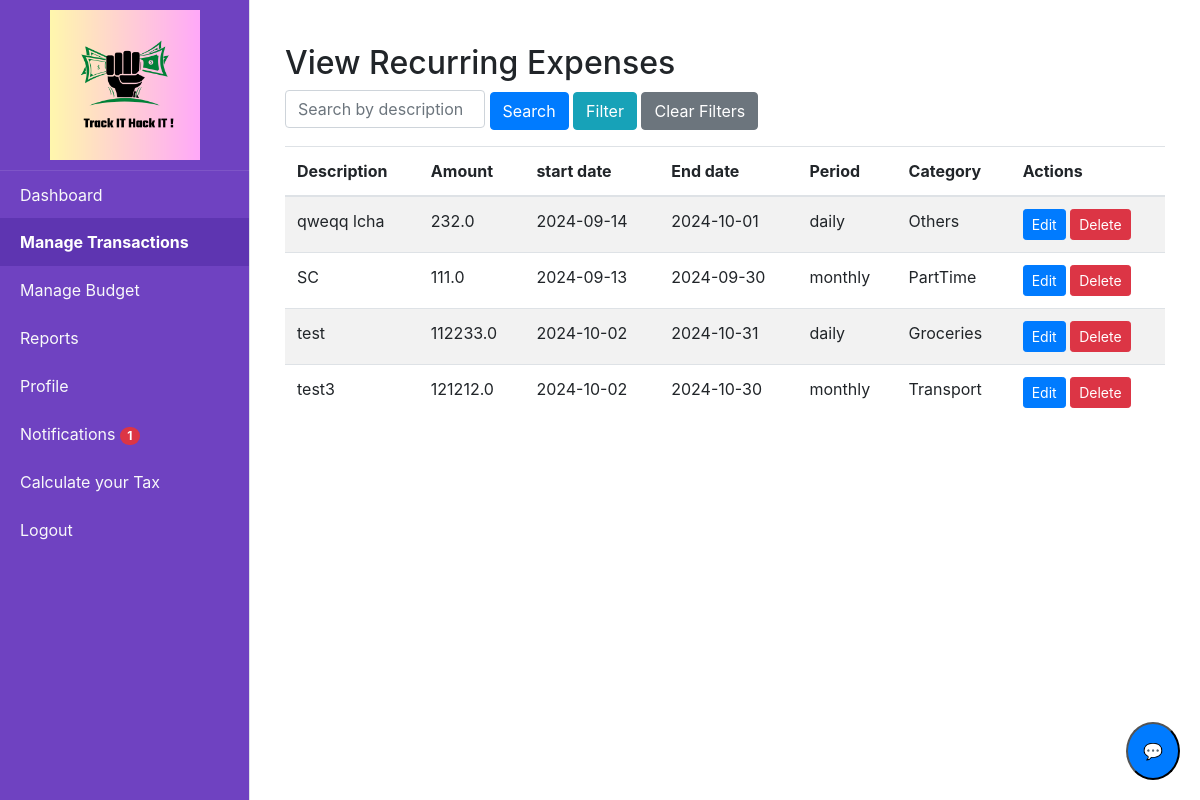
The app's page /view_recurring_expenses (signed in), older data.
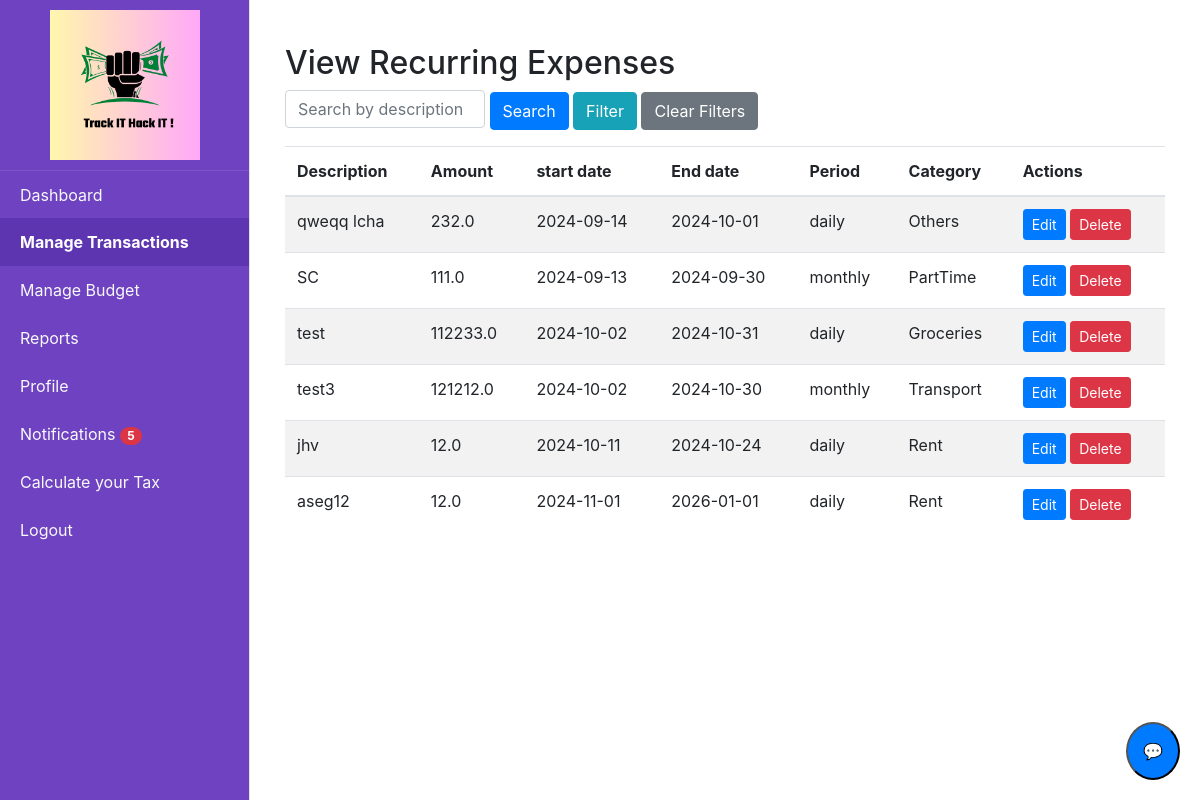
The same page, newer data.
### tables this page shows
CREATE TABLE recurring_expenses (id INTEGER PRIMARY KEY AUTOINCREMENT, user_id INTEGER NOT NULL, description TEXT NOT NULL, amount REAL NOT NULL, start_date DATE NOT NULL, period TEXT NOT NULL, category_id INTEGER NOT NULL REFERENCES category (id), next_due_date DATE NOT NULL, end_date DATE, document TEXT, FOREIGN KEY (user_id) REFERENCES users (id));

CREATE TABLE category (id INTEGER PRIMARY KEY AUTOINCREMENT, name TEXT NOT NULL, is_income INTEGER DEFAULT (0));

### app.py (the view, shortened to what this page needs)
@app.route('/view_recurring_expenses', methods=['GET', 'POST'])
@login_required
def view_recurring_expenses():
    search = request.args.get('search', '')
    category = request.args.get('category', '')
    start_date = request.args.get('start_date', '')
    end_date = request.args.get('end_date', '')
    amount_comparison = request.args.get('amount_comparison', '')
    amount_value = request.args.get('amount_value', '')
    period = request.args.get('period', '')
    sort_by = request.args.get('sort_by', '')
    query = '''
        SELECT r.*, c.name AS category_name
        FROM recurring_expenses r
        JOIN category c ON r.category_id = c.id
        WHERE r.user_id = ?
    '''
    params = [current_user.id]
    if search:
        query += " AND r.description LIKE ?"
        params.append(f'%{search}%')
    if category:
        category=int(category)
        query += " AND c.id = ?"
        params.append(category)
    if start_date:
        query += " AND r.start_date >= ?"
        params.append(start_date)
    if end_date:
        query += " AND r.start_date <= ?"
        params.append(end_date)
    if period:
        print("Period:")
        print(period)
        query += " AND r.period = ?"
        params.append(period)
    expenses = query_db(query, params)
    categories = query_db('SELECT id, name, is_income FROM category')
    print(period)
    return render_template('view_recurring_expenses.html',
                           expenses=expenses,
                           search=search,
                           category_v=category,
                           start_date=start_date,
                           end_date=end_date,
                           amount_comparison=amount_comparison,
                           amount_value=amount_value,
                           period=period,
                           sort_by=sort_by
                           ,
                           categories=categories)

### app.py (called while the page is built)
@login_manager.user_loader
def load_user(user_id):
    return get_user_by_id(user_id)

@app.after_request
def after_request(response):
    response.headers["Cache-Control"] = "no-cache, no-store, must-revalidate"
    return response

@app.context_processor
def inject_unread_notifications():
    if current_user.is_authenticated:
        unread_count = query_db('''
            SELECT COUNT(*)
            FROM notifications
            WHERE user_id = ? AND is_read = 0
        ''', [current_user.id], one=True)
        return dict(unread_count=unread_count[0] if unread_count else 0)
    return dict(unread_count=0)

### database.py (called while the page is built)
def get_db():
    return sqlite3.connect(DATABASE)

def query_db(query, args=(), one=False):
    cur = get_db().execute(query, args)
    rv = cur.fetchall()
    cur.close()
    return (rv[0] if rv else None) if one else rv

def get_user_by_id(user_id):
    conn = sqlite3.connect(DATABASE)
    cursor = conn.cursor()
    cursor.execute('SELECT * FROM users WHERE id = ?', (user_id,))
    user = cursor.fetchone()
    conn.close()
    if user:
        return User(id=user[0], username=user[1], email=user[2], password=user[3])
    return None

### templates/view_recurring_expenses.html (shortened to what this page needs)
{% extends "home.html" %}
{% block content %}
<div class="container mt-4">
    <h2>View Recurring Expenses</h2>
<form  method="GET" action="{{ url_for('view_recurring_expenses') }}" class="mb-3">
 <div class="mb-3">
        <input type="text" class="form-control d-inline" id="search" name="search" value="{{ search }}" placeholder="Search by description" style="width: 200px; display: inline;">
        <button  class="btn btn-primary" id="searchBtn">Search</button>
        <button type="button" class="btn btn-info" id="filterButton">Filter</button>
        <button  type="submit" onclick="clearFilters()" class="btn btn-secondary" id="clearBtn" >Clear Filters</button>
    </div>
    </form>
    <table class="table table-striped">
        <thead>
            <tr>
                <th>Description</th>
                <th>Amount</th>
                <th>start date</th>
                <th> End date</th>
                <th> Period </th>
                <th>Category</th>
                <th>Actions</th>
            </tr>
        </thead>
        <tbody>
            {% for expense in expenses %}
            <tr>
                <td>{{ expense[2] }}</td>
                <td>{{ expense[3] }}</td>
                <td>{{ expense[4] }}</td>
                <td>{{ expense[8] }}</td>
                <td>{{ expense[5] }}</td>
                <td>{{ expense[10] }}</td>
                <td>
                    <a href="{{ url_for('edit_recurring_expense', expense_id=expense[0]) }}" class="btn btn-primary btn-sm">Edit</a>
                    <form action="{{ url_for('delete_recurring_expense', expense_id=expense[0]) }}" method="POST" style="display:inline-block;">
                        <button type="submit" class="btn btn-danger btn-sm" onclick="return confirm('Are you sure you want to delete this expense?');">Delete</button>
                    </form>
                </td>
            </tr>
            {% endfor %}
        </tbody>
    </table>
</div>
{% endblock %}

### templates/home.html (shortened to what this page needs)
<!DOCTYPE html>
<html lang="en">
<head>
    <link rel="stylesheet" href="https://cdnjs.cloudflare.com/ajax/libs/font-awesome/5.15.4/css/all.min.css">
    <link href="https://stackpath.bootstrapcdn.com/bootstrap/4.5.2/css/bootstrap.min.css" rel="stylesheet">
    <link rel="stylesheet" href="{{ url_for('static', filename='styles_home.css') }}">
</head>
<body>
    <div class="d-flex" id="wrapper">
        <div class=" border-right" id="sidebar-wrapper">
            <div class="sidebar-heading text-light text-center">
                <img src="{{ url_for('static', filename='logo.png') }}" alt="Finance Tracker Logo" class="logo" style="width: 150px; height: auto;">
            </div>
            <div class="list-group list-group-flush">
                <a href="{{ url_for('dashboard') }}" class="list-group-item list-group-item-action  text-light {% if request.endpoint == 'dashboard' %}active{% endif %}">Dashboard</a>
                <a href="{{ url_for('manage_expenses') }}" class="list-group-item list-group-item-action text-light  {% if 'expense' in request.endpoint %}active{% endif %}">Manage Transactions</a>
                <a href="{{ url_for('budget') }}" class="list-group-item list-group-item-action text-light {% if request.endpoint == 'budget' %}active{% endif %}">Manage Budget</a>
                <a href="{{ url_for('view_report_income') }}" class="list-group-item list-group-item-action  text-light {% if request.endpoint == 'view_reports' %}active{% endif %}">Reports</a>
                <a href="{{ url_for('profile') }}" class="list-group-item list-group-item-action  text-light {% if request.endpoint == 'profile' %}active{% endif %}">Profile</a>
                <a href="{{ url_for('notifications') }}" class="list-group-item list-group-item-action text-light {% if request.endpoint == 'notifications' %}active{% endif %}">Notifications
                {% if unread_count > 0 %}
                 <span class="badge badge-pill badge-danger">{{ unread_count }}</span>
                {% endif %}
                </a>
                <a href="{{ url_for('tax_calculator') }}" class="list-group-item list-group-item-action  text-light {% if request.endpoint == 'tax_calculator' %}active{% endif %}">Calculate your Tax</a>
                <form action="{{ url_for('logout') }}" method="POST" style="display: inline;">
                    <button type="submit" class="list-group-item list-group-item-action  text-light" style="border: none; width: 100%; text-align: left;">
                        Logout
                    </button>
                </form>
            </div>
        </div>
        <div id="page-content-wrapper" class="container-fluid">
            {% block content %}{% endblock %}
        </div>
    </div>
<div id="chat-icon" style="position:fixed; bottom:20px; right:20px;">
    <button onclick="openChatBox()" style="background-color: #007bff; color: white; border-radius: 50%; padding: 15px;">💬</button>
</div>
</body>
</html>

### static/styles_home.css (style rules this page uses)
#sidebar-wrapper { width: 250px; position: fixed; height: 100%; background-color: #6f42c1; }
#page-content-wrapper { margin-left: 250px; width: calc(100% - 250px); padding: 20px; overflow: auto; }
.list-group-item.active { background-color: #5e35b1 !important; color: #ffffff !important; font-weight: bold; border-color: #4a148c; }
.list-group-item-action { background-color: #6f42c1; }
.sidebar-heading { padding: 10px; font-size: 1.5em; text-align: center; background: #6f42c1; color: #ffffff; border-bottom: 1px solid rgba(255, 255, 255, .1); }
.list-group-item { border: none; color: #ffffff; }

Row changes from the older to the newer data that the page shows:
added recurring_expenses: description "jhv", amount "12.0", start_date "2024-10-11", end_date "2024-10-24", period "daily", name "Rent"
added recurring_expenses: description "aseg12", amount "12.0", start_date "2024-11-01", end_date "2026-01-01", period "daily", name "Rent"
Text that changed along with them:
{{ unread_count }}: "1" → "5"
